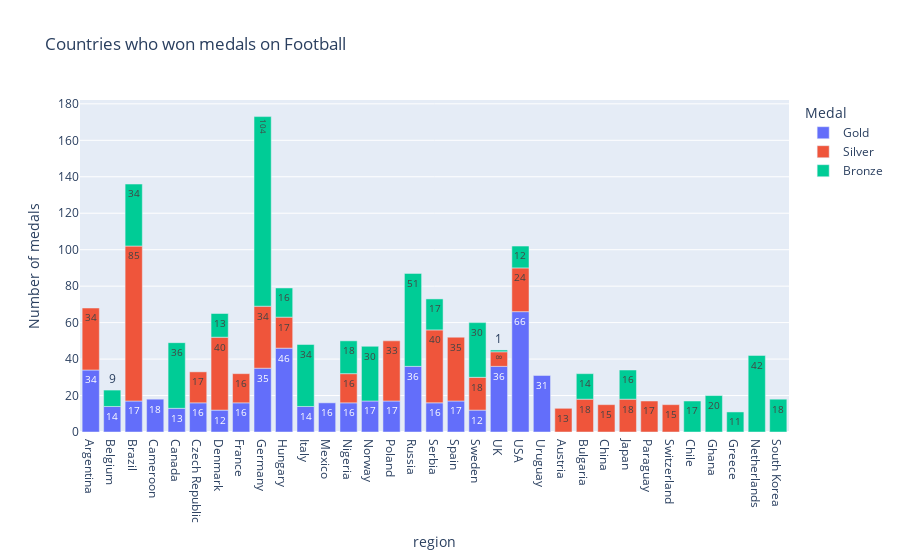

Source (notebook cell):
### Code cell
import plotly.express as px
fig = px.bar(sport, x="region",
    y=0,color ="Medal", text_auto=True,
    #barmode= "group",
    labels={"Sport": "Sport", "0": "Number of medals"}, title= "Countries who won medals on Football")
fig.show()

### Figure 1 — Plotly figure (JSON) as saved in the notebook; plotly's stock layout.template omitted (floating-point values rounded to 4 significant figures)
{"data": [{"alignmentgroup": "True", "hovertemplate": "Medal=Gold<br>region=%{x}<br>Number of medals=%{y}<extra></extra>", "legendgroup": "Gold", "marker": {"color": "#636efa", "pattern": {"shape": ""}}, "name": "Gold", "offsetgroup": "Gold", "orientation": "v", "showlegend": true, "textposition": "auto", "texttemplate": "%{y}", "type": "bar", "x": ["Argentina", "Belgium", "Brazil", "Cameroon", "Canada", "Czech Republic", "Denmark", "France", "Germany", "Hungary", "Italy", "Mexico", "Nigeria", "Norway", "Poland", "Russia", "Serbia", "Spain", "Sweden", "UK", "USA", "Uruguay"], "xaxis": "x", "y": [34, 14, 17, 18, 13, 16, 12, 16, 35, 46, 14, 16, 16, 17, 17, 36, 16, 17, 12, 36, 66, 31], "yaxis": "y"}, {"alignmentgroup": "True", "hovertemplate": "Medal=Silver<br>region=%{x}<br>Number of medals=%{y}<extra></extra>", "legendgroup": "Silver", "marker": {"color": "#EF553B", "pattern": {"shape": ""}}, "name": "Silver", "offsetgroup": "Silver", "orientation": "v", "showlegend": true, "textposition": "auto", "texttemplate": "%{y}", "type": "bar", "x": ["Argentina", "Austria", "Brazil", "Bulgaria", "China", "Czech Republic", "Denmark", "France", "Germany", "Hungary", "Japan", "Nigeria", "Paraguay", "Poland", "Serbia", "Spain", "Sweden", "Switzerland", "UK", "USA"], "xaxis": "x", "y": [34, 13, 85, 18, 15, 17, 40, 16, 34, 17, 18, 16, 17, 33, 40, 35, 18, 15, 8, 24], "yaxis": "y"}, {"alignmentgroup": "True", "hovertemplate": "Medal=Bronze<br>region=%{x}<br>Number of medals=%{y}<extra></extra>", "legendgroup": "Bronze", "marker": {"color": "#00cc96", "pattern": {"shape": ""}}, "name": "Bronze", "offsetgroup": "Bronze", "orientation": "v", "showlegend": true, "textposition": "auto", "texttemplate": "%{y}", "type": "bar", "x": ["Belgium", "Brazil", "Bulgaria", "Canada", "Chile", "Denmark", "Germany", "Ghana", "Greece", "Hungary", "Italy", "Japan", "Netherlands", "Nigeria", "Norway", "Russia", "Serbia", "South Korea", "Sweden", "UK", "USA"], "xaxis": "x", "y": [9, 34, 14, 36, 17, 13, 104, 20, 11, 16, 34, 16, 42, 18, 30, 51, 17, 18, 30, 1, 12], "yaxis": "y"}], "layout": {"barmode": "relative", "legend": {"title": {"text": "Medal"}, "tracegroupgap": 0}, "title": {"text": "Countries who won medals on Football"}, "xaxis": {"anchor": "y", "domain": [0, 1], "title": {"text": "region"}}, "yaxis": {"anchor": "x", "domain": [0, 1], "title": {"text": "Number of medals"}}}}
